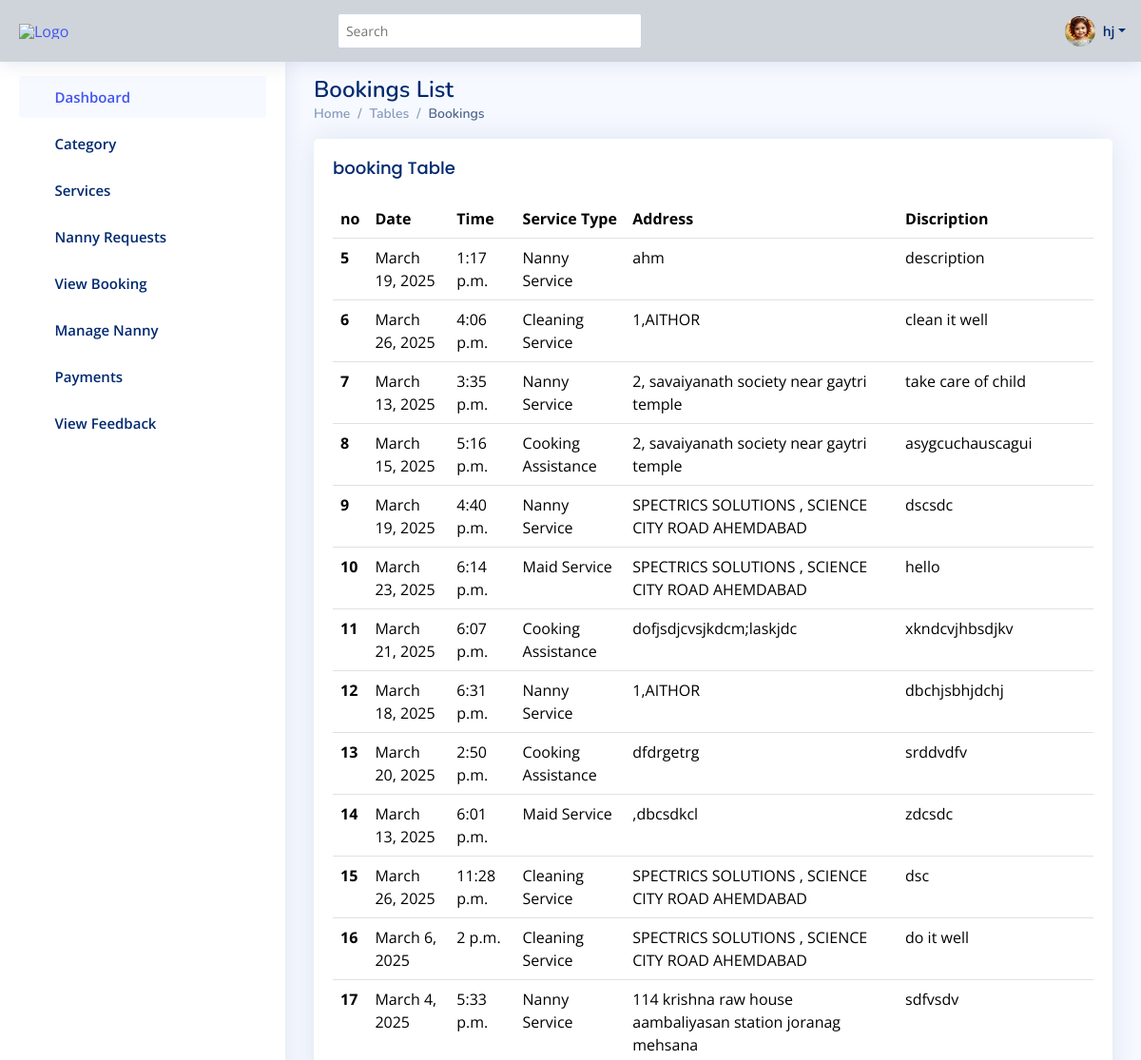
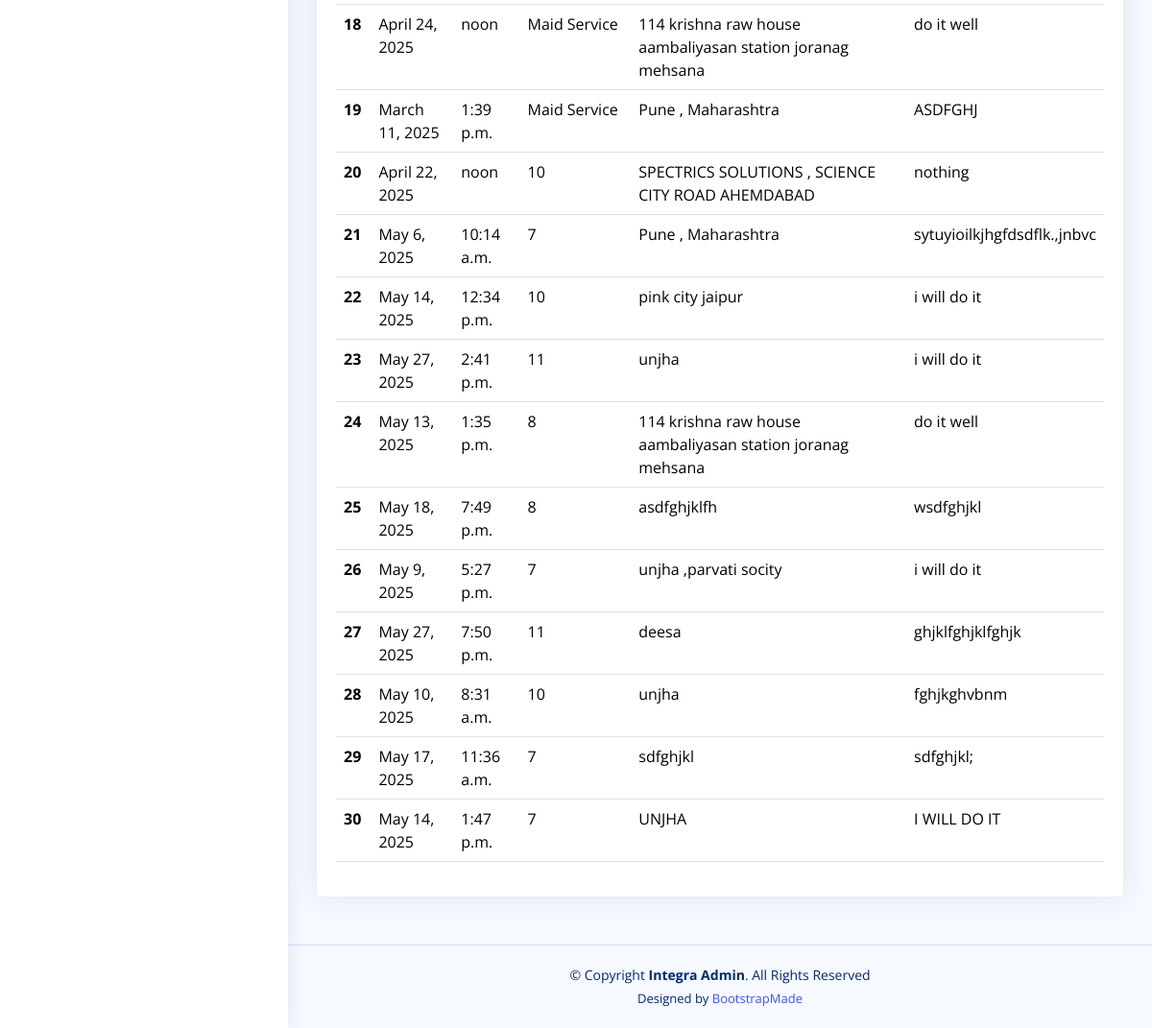
The page /admin_app/Service_Requests/ (signed in) on the database its author committed (2 pictures, top to bottom).
### nm_app/models.py (models this page shows)
class User(AbstractUser):
    phone = models.IntegerField(null=True,blank=True)
    address = models.TextField(null=True,blank=True)
    role = models.CharField(max_length=255,null=True,blank=True,default="customer")
    profile =models.ImageField(null=True,blank=True)
    skills = models.TextField(null=True,blank=True)
    adhar_pan = models.ImageField(null=True,blank=True)
    certificate = models.ImageField(null=True,blank=True)
    is_verify = models.BooleanField(default=False)
    speciality = models.CharField(max_length=255,null=True,blank=True)
    expirience = models.IntegerField(null=True,blank=True)

class Service_form(models.Model):
    user = models.ForeignKey(User,on_delete=models.CASCADE)
    date = models.DateField()
    time = models.TimeField()
    service_type = models.CharField(max_length=50)
    address = models.CharField(max_length=100)
    Description = models.CharField(max_length=50)
    location = models.CharField(max_length=200,null=True,blank=True)
    status = models.CharField(max_length=255,null=True,blank=True,default='Pending')
    is_paid = models.BooleanField(default=False)
    payment = models.CharField(max_length=255,null=True,blank=True)

### admin_app/views.py (the view)
# urls.py: path('Service_Requests/',views.Service_Requests,name="Service_Requests"),
@login_required(login_url='user_login')
def Service_Requests(request):
   data = Service_form.objects.all()
   context = {'data':data}
   return render(request,'adminapp/service_requests.html',context=context)

### templates/adminapp/Service_requests.html
{% extends 'adminapp/master.html' %}
{% load static %}
{% block content %}
    <div class="pagetitle">
      <h1>Bookings List</h1>
      <nav>
        <ol class="breadcrumb">
          <li class="breadcrumb-item"><a href="{% url 'adminindexview' %}">Home</a></li>
          <li class="breadcrumb-item">Tables</li>
          <li class="breadcrumb-item active">Bookings</li>
        </ol>
      </nav>
    </div>
    <section class="section">
      <div class="row">
        <div class="col-lg-12">
          <div class="card">
            <div class="card-body">
              <h5 class="card-title">booking Table</h5>
              <table class="table">
                <thead>
                  <tr>
                    <th scope="col">no</th>
                    <th scope="col">Date</th>
                    <th scope="col">Time</Time></th>
                    <th scope="col">Service Type</th>
                    <th scope="col">Address</th>
                    <th scope="col">Discription</th>
                  </tr>
                </thead>
                <tbody>
                  {% for ab in data %}
                  <tr>
                    <th scope="row">{{ab.id}}</th>
                    <td>{{ab.date}}</td>
                    <td>{{ab.time}}</td>
                    <td>{{ab.service_type}}</td>
                    <td>{{ab.address}}</td>
                    <td>{{ab.Description}}</td>
                  </tr>
                  {% endfor %}
                </tbody>
              </table>
            </div>
          </div>
        </div>
      </div>
    </section>
{% endblock %}

### templates/adminapp/master.html (shortened to what this page needs)
  <!DOCTYPE html>
  <html lang="en">
  {% load static %}
  <head>
    <link href="{% static 'adminapp/assets/vendor/bootstrap/css/bootstrap.min.css' %}" rel="stylesheet">
    <link href="{% static 'adminapp/assets/vendor/bootstrap-icons/bootstrap-icons.css' %}" rel="stylesheet">
    <link href="{% static 'adminapp/assets/vendor/boxicons/css/boxicons.min.css' %}" rel="stylesheet">
    <link href="{% static 'adminapp/assets/vendor/quill/quill.snow.css' %}" rel="stylesheet">
    <link href="{% static 'adminapp/assets/vendor/quill/quill.bubble.css' %}" rel="stylesheet">
    <link href="{% static 'adminapp/assets/vendor/remixicon/remixicon.css' %}" rel="stylesheet">
    <link href="{% static 'adminapp/assets/vendor/simple-datatables/style.css' %}" rel="stylesheet">
    <link href="{% static 'adminapp/assets/css/style.css' %}" rel="stylesheet">
  </head>
  <body>
    <header id="header" class="header fixed-top d-flex align-items-center bg-dark-subtle" style="height: 65px;">
      <div class="d-flex align-items-center justify-content-between">
        <a href="{% url 'adminindexview' %}" class="logo d-flex align-items-center">
          <img src="{% static 'adminapp/assets/img/logo1.png' %}" alt="Logo">
        </a>
        <i class="bi bi-list toggle-sidebar-btn"></i>
      </div>
      <div class="search-bar">
        <form class="search-form d-flex align-items-center" method="POST" action="#">
          <input type="text" name="query" placeholder="Search" title="Enter search keyword">
          <button type="submit" title="Search"><i class="bi bi-search"></i></button>
        </form>
      </div>
      <nav class="header-nav ms-auto">
        <ul class="d-flex align-items-center">
          <li class="nav-item dropdown pe-3">
            <a class="nav-link nav-profile d-flex align-items-center pe-0" href="#" data-bs-toggle="dropdown">
              {% if request.user.profile %}
                <img src="{{ request.user.profile.url }}" alt="Profile" class="rounded-circle" width="32" height="32">
              {% else %}
                <img src="{% static 'adminapp/assets/img/default-profile.jpg' %}" alt="Default Profile" class="rounded-circle" width="32" height="32">
              {% endif %}
              <span class="d-none d-md-block dropdown-toggle ps-2">{{ request.user.first_name }}</span>
            </a>
          </li>
        </ul>
      </nav>
    </header>
    <aside id="sidebar" class="sidebar">
      <ul class="sidebar-nav" id="sidebar-nav">
        <li class="nav-item">
          <a class="nav-link " href="{% url 'adminindexview' %}">
            <i class="bi bi-grid"></i>
            <span>Dashboard</span>
          </a>
        </li>
<li class="nav-item">
  <a class="nav-link collapsed" data-bs-target="#category-nav" data-bs-toggle="collapse" href="#">
    <i class="bi bi-tags"></i><span>Category</span><i class="bi bi-chevron-down ms-auto"></i>
  </a>
</li>
<li class="nav-item">
  <a class="nav-link collapsed" data-bs-target="#services-nav" data-bs-toggle="collapse" href="#">
    <i class="bi bi-gear-wide-connected"></i><span>Services</span><i class="bi bi-chevron-down ms-auto"></i>
  </a>
</li>
<li class="nav-item">
  <a class="nav-link collapsed" href="{% url 'nanny_requests' %}">
    <i class="bi bi-people-fill"></i><span>Nanny Requests</span>
  </a>
</li>
<li class="nav-item">
  <a class="nav-link collapsed" href="{% url 'Service_Requests' %}">
    <i class="bi bi-card-checklist"></i><span>View Booking</span>
  </a>
</li>
<li class="nav-item">
  <a class="nav-link collapsed" href="{% url 'manage_nanny' %}">
    <i class="bi bi-person-badge"></i><span>Manage Nanny</span>
  </a>
</li>
<li class="nav-item">
  <a class="nav-link collapsed" data-bs-target="#payments-nav" data-bs-toggle="collapse" href="#">
    <i class="bi bi-wallet2"></i><span>Payments</span><i class="bi bi-chevron-down ms-auto"></i>
  </a>
</li>
        <li class="nav-item">
          <a class="nav-link collapsed" href="{% url 'view_feedback' %}">
            <i class="bi bi-chat-dots"></i><span>View Feedback</span>
          </a>
        </li>
      </ul>
    </aside>
    <main id="main" class="main">
      {% block content %}
      {% endblock %}
    </main>
    <footer id="footer" class="footer">
      <div class="copyright">
        &copy; Copyright <strong><span>Integra Admin</span></strong>. All Rights Reserved
      </div>
      <div class="credits">
        Designed by <a href="https://bootstrapmade.com/">BootstrapMade</a>
      </div>
    </footer>
  </body>
  </html>

### static/adminapp/assets/css/style.css (style rules this page uses)
:root { scroll-behavior: smooth; }
body { font-family: "Open Sans", sans-serif; background: #f6f9ff; color: #444444; }
a { color: #4154f1; text-decoration: none; }
h1, h2, h3, h4, h5, h6 { font-family: "Nunito", sans-serif; }
#main { margin-top: 60px; padding: 20px 30px; transition: all 0.3s; }
.pagetitle { margin-bottom: 10px; }
.pagetitle h1 { font-size: 24px; margin-bottom: 0; font-weight: 600; color: #012970; }
.card { margin-bottom: 30px; border: none; border-radius: 5px; box-shadow: 0px 0 30px rgba(1, 41, 112, 0.1); }
.card-title { padding: 20px 0 15px 0; font-size: 18px; font-weight: 500; color: #012970; font-family: "Poppins", sans-serif; }
.card-body { padding: 0 20px 20px 20px; }
.breadcrumb { font-size: 14px; font-family: "Nunito", sans-serif; color: #899bbd; font-weight: 600; }
.breadcrumb a { color: #899bbd; transition: 0.3s; }
.breadcrumb .breadcrumb-item::before { color: #899bbd; }
.breadcrumb .active { color: #51678f; font-weight: 600; }
.logo { line-height: 1; }
@media (min-width: 1200px) { .logo { width: 280px; } }
.logo img { max-height: 26px; margin-right: 6px; }
.header { transition: all 0.5s; z-index: 997; height: 60px; box-shadow: 0px 2px 20px rgba(1, 41, 112, 0.1); background-color: #fff; padding-left: 20px; }
.header .toggle-sidebar-btn { font-size: 32px; padding-left: 10px; cursor: pointer; color: #012970; }
.header .search-bar { min-width: 360px; padding: 0 20px; }
.header .search-form { width: 100%; }
.header .search-form input { border: 0; font-size: 14px; color: #012970; border: 1px solid rgba(1, 41, 112, 0.2); padding: 7px 38px 7px 8px; border-radius: 3px; transition: 0.3s; width: 100%; }
.header .search-form button { border: 0; padding: 0; margin-left: -30px; background: none; }
.header .search-form button i { color: #012970; }
.header-nav ul { list-style: none; }
.header-nav>ul { margin: 0; padding: 0; }
.header-nav .nav-profile { color: #012970; }
.header-nav .nav-profile img { max-height: 36px; }
.header-nav .nav-profile span { font-size: 14px; font-weight: 600; }
.sidebar { position: fixed; top: 60px; left: 0; bottom: 0; width: 300px; z-index: 996; transition: all 0.3s; padding: 20px; overflow-y: auto; scrollbar-width: thin; scrollbar-color: #aab7cf transparent; box-shadow: 0px 0px 20px rgba(1, 41, 112, 0.1); background-color: #fff; }
@media (min-width: 1200px) { #main, #footer { margin-left: 300px; } }
.sidebar-nav { padding: 0; margin: 0; list-style: none; }
.sidebar-nav li { padding: 0; margin: 0; list-style: none; }
.sidebar-nav .nav-item { margin-bottom: 5px; }
.sidebar-nav .nav-link { display: flex; align-items: center; font-size: 15px; font-weight: 600; color: #4154f1; transition: 0.3; background: #f6f9ff; padding: 10px 15px; border-radius: 4px; }
.sidebar-nav .nav-link i { font-size: 16px; margin-right: 10px; color: #4154f1; }
.sidebar-nav .nav-link.collapsed { color: #012970; background: #fff; }
.sidebar-nav .nav-link.collapsed i { color: #899bbd; }
.sidebar-nav .nav-link .bi-chevron-down { margin-right: 0; transition: transform 0.2s ease-in-out; }
.footer { padding: 20px 0; font-size: 14px; transition: all 0.3s; border-top: 1px solid #cddfff; }
.footer .copyright { text-align: center; color: #012970; }
.footer .credits { padding-top: 5px; text-align: center; font-size: 13px; color: #012970; }

### templates/adminapp/master.html (style rules this page uses)
.logo img { max-height: 70px; margin-right: 6px; }

### rows shown on the page
User: user.profile (picture), user.first_name "hj"
Service_form: id "5", date "March 19, 2025", time "1:17 p.m.", service_type "Nanny Service", address "ahm", Description "description"
Service_form: id "6", date "March 26, 2025", time "4:06 p.m.", service_type "Cleaning Service", address "1,AITHOR", Description "clean it well"
Service_form: id "7", date "March 13, 2025", time "3:35 p.m.", service_type "Nanny Service", address "2, savaiyanath society near gaytri temple", Description "take care of child"
Service_form: id "8", date "March 15, 2025", time "5:16 p.m.", service_type "Cooking Assistance", address "2, savaiyanath society near gaytri temple", Description "asygcuchauscagui"
Service_form: id "9", date "March 19, 2025", time "4:40 p.m.", service_type "Nanny Service", address "SPECTRICS SOLUTIONS , SCIENCE CITY ROAD AHEMDABAD", Description "dscsdc"
Service_form: id "10", date "March 23, 2025", time "6:14 p.m.", service_type "Maid Service", address "SPECTRICS SOLUTIONS , SCIENCE CITY ROAD AHEMDABAD", Description "hello"
Service_form: id "11", date "March 21, 2025", time "6:07 p.m.", service_type "Cooking Assistance", address "dofjsdjcvsjkdcm;laskjdc", Description "xkndcvjhbsdjkv"
Service_form: id "12", date "March 18, 2025", time "6:31 p.m.", service_type "Nanny Service", address "1,AITHOR", Description "dbchjsbhjdchj"
Service_form: id "13", date "March 20, 2025", time "2:50 p.m.", service_type "Cooking Assistance", address "dfdrgetrg", Description "srddvdfv"
Service_form: id "14", date "March 13, 2025", time "6:01 p.m.", service_type "Maid Service", address ",dbcsdkcl", Description "zdcsdc"
Service_form: id "15", date "March 26, 2025", time "11:28 p.m.", service_type "Cleaning Service", address "SPECTRICS SOLUTIONS , SCIENCE CITY ROAD AHEMDABAD", Description "dsc"
Service_form: id "16", date "March 6, 2025", time "2 p.m.", service_type "Cleaning Service", address "SPECTRICS SOLUTIONS , SCIENCE CITY ROAD AHEMDABAD", Description "do it well"
Service_form: id "17", date "March 4, 2025", time "5:33 p.m.", service_type "Nanny Service", address "114 krishna raw house aambaliyasan station joranag mehsana", Description "sdfvsdv"
Service_form: id "18", date "April 24, 2025", time "noon", service_type "Maid Service", address "114 krishna raw house aambaliyasan station joranag mehsana", Description "do it well"
Service_form: id "19", date "March 11, 2025", time "1:39 p.m.", service_type "Maid Service", address "Pune , Maharashtra", Description "ASDFGHJ"
Service_form: id "20", date "April 22, 2025", time "noon", service_type "10", address "SPECTRICS SOLUTIONS , SCIENCE CITY ROAD AHEMDABAD", Description "nothing"
Service_form: id "21", date "May 6, 2025", time "10:14 a.m.", service_type "7", address "Pune , Maharashtra", Description "sytuyioilkjhgfdsdflk.,jnbvc"
Service_form: id "22", date "May 14, 2025", time "12:34 p.m.", service_type "10", address "pink city jaipur", Description "i will do it"
Service_form: id "23", date "May 27, 2025", time "2:41 p.m.", service_type "11", address "unjha", Description "i will do it"
Service_form: id "24", date "May 13, 2025", time "1:35 p.m.", service_type "8", address "114 krishna raw house aambaliyasan station joranag mehsana", Description "do it well"
Service_form: id "25", date "May 18, 2025", time "7:49 p.m.", service_type "8", address "asdfghjklfh", Description "wsdfghjkl"
Service_form: id "26", date "May 9, 2025", time "5:27 p.m.", service_type "7", address "unjha ,parvati socity", Description "i will do it"
Service_form: id "27", date "May 27, 2025", time "7:50 p.m.", service_type "11", address "deesa", Description "ghjklfghjklfghjk"
Service_form: id "28", date "May 10, 2025", time "8:31 a.m.", service_type "10", address "unjha", Description "fghjkghvbnm"
Service_form: id "29", date "May 17, 2025", time "11:36 a.m.", service_type "7", address "sdfghjkl", Description "sdfghjkl;"
Service_form: id "30", date "May 14, 2025", time "1:47 p.m.", service_type "7", address "UNJHA", Description "I WILL DO IT"
